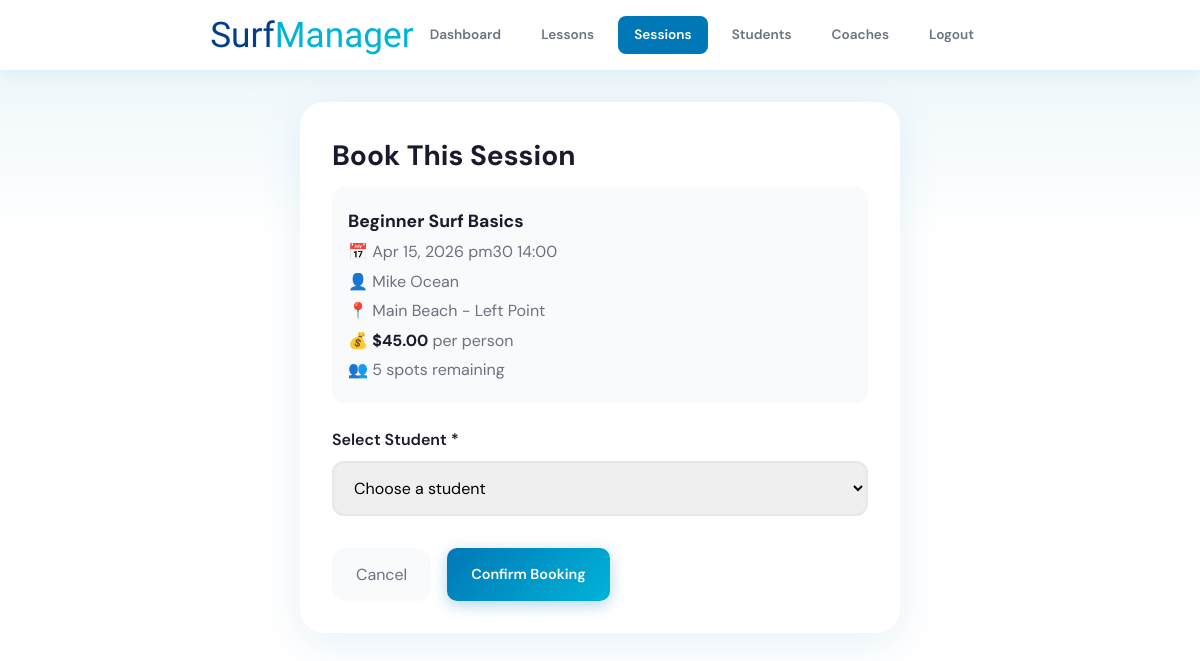
Screenshot of /sessions/book/2 (signed in) with the database file from the repository.
### tables this page shows
CREATE TABLE IF NOT EXISTS sessions (
    id INT AUTO_INCREMENT PRIMARY KEY,
    lesson_id INT,
    coach_id INT,
    datetime DATETIME NOT NULL,
    duration INT DEFAULT 60,
    location VARCHAR(255),
    price DECIMAL(10,2) DEFAULT 0.00,
    requirements TEXT,

    status ENUM('available', 'completed', 'cancelled') DEFAULT 'available',

    max_spots INT DEFAULT 8,
    spots_available INT DEFAULT 8,

    created_at TIMESTAMP DEFAULT CURRENT_TIMESTAMP,

    FOREIGN KEY (lesson_id) REFERENCES lessons(id) ON DELETE CASCADE,
    FOREIGN KEY (coach_id) REFERENCES coaches(id) ON DELETE CASCADE,

    CHECK (spots_available >= 0),
    CHECK (spots_available <= max_spots),

    INDEX (lesson_id),
    INDEX (coach_id),
    INDEX (datetime)
);

CREATE TABLE IF NOT EXISTS lessons (
    id INT AUTO_INCREMENT PRIMARY KEY,
    title VARCHAR(255) NOT NULL,
    description TEXT,
    level ENUM('Beginner', 'Intermediate', 'Advanced', 'Expert') DEFAULT 'Beginner',
    created_at TIMESTAMP DEFAULT CURRENT_TIMESTAMP
);

CREATE TABLE IF NOT EXISTS coaches (
    id INT AUTO_INCREMENT PRIMARY KEY,
    name VARCHAR(100) NOT NULL,
    email VARCHAR(100) NOT NULL UNIQUE,
    phone VARCHAR(20),
    speciality VARCHAR(255),
    experience INT DEFAULT 0,
    created_at TIMESTAMP DEFAULT CURRENT_TIMESTAMP
);

### app/Configs/Model.php (called while the page is built, shortened)
<?php
class Model {
    private $host = 'localhost';
    private $dbname = 'surfManager';
    private $dbuser = 'root';
    private $password = '';
    public function __construct() {
        try {
            $this->db = new PDO("mysql:host={$this->host};dbname={$this->dbname}", $this->dbuser, $this->password);
        } catch (PDOException $e) {
            die("Connection failed: " . $e->getMessage());
        }
    }
}

### app/Models/SessionModel.php (called while the page is built, shortened)
<?php
class SessionModel extends Model {
    public function getSession(int $id) {
        try {
            $query = 'SELECT s.*, l.title as lesson_title, l.description as lesson_description, l.level as lesson_level,
                      c.name as coach_name, c.email as coach_email, c.speciality as coach_speciality, c.experience as coach_experience
                      FROM sessions s
                      LEFT JOIN lessons l ON s.lesson_id = l.id
                      LEFT JOIN coaches c ON s.coach_id = c.id
                      WHERE s.id = :id';
            $stmt = $this->db->prepare($query);
            $stmt->bindParam(':id', $id);
            $stmt->execute();
            return $stmt->fetch(PDO::FETCH_ASSOC);
        } catch (Exception $e) {
            $this->error = true;
            return null;
        }
    }
}

### app/Views/admin/sessionBook.php (the view, shortened to what this page needs)
<!DOCTYPE html>
<html lang="en">
<head>
    <link rel="stylesheet" href="<?= $baseUrl ?>app/Views/css/surf-theme.css">
    <link rel="stylesheet" href="<?= $baseUrl ?>app/Views/css/sessionBook.css">
</head>
<body>
    <header>
        <div class="container header-content">
            <a href="<?= $baseUrl ?>dashboard" class="logo">Surf<span>Manager</span></a>
            <nav>
                <a href="<?= $baseUrl ?>dashboard">Dashboard</a>
                <a href="<?= $baseUrl ?>lessons">Lessons</a>
                <a href="<?= $baseUrl ?>sessions" class="active">Sessions</a>
                <a href="<?= $baseUrl ?>students">Students</a>
                <a href="<?= $baseUrl ?>coaches">Coaches</a>
                <a href="<?= $baseUrl ?>auth/logout">Logout</a>
            </nav>
        </div>
    </header>
    <main class="container form-page">
        <div class="form-card">
            <h1>Book This Session</h1>
            <div class="session-summary">
                <p><strong><?= htmlspecialchars($session['lesson_title']) ?></strong></p>
                <p>📅 <?= date('M d, Y at H:i', strtotime($session['datetime'])) ?></p>
                <p>👤 <?= htmlspecialchars($session['coach_name'] ?? 'TBD') ?></p>
                <p>📍 <?= htmlspecialchars($session['location']) ?></p>
                <p>💰 <strong>$<?= number_format($session['price'], 2) ?></strong> per person</p>
                <p>👥 <?= $session['spots_available'] ?> spots remaining</p>
            </div>
            <form action="<?= $baseUrl ?>sessions/book/<?= $session['id'] ?>" method="POST">
                <div class="form-group">
                    <label for="student_id">Select Student *</label>
                    <select id="student_id" name="student_id" required>
                        <option value="">Choose a student</option>
                    </select>
                </div>
                <div class="form-actions">
                    <a href="<?= $baseUrl ?>sessions/<?= $session['id'] ?>" class="btn-back">Cancel</a>
                    <button type="submit" class="btn btn-primary">Confirm Booking</button>
                </div>
            </form>
        </div>
    </main>
</body>
</html>

### router/index.php (shortened to what this page needs)
<?php
class Router {
    private $routes = [];
    public function get($pattern, $callback) {
        $this->routes[] = [
            'method' => 'GET',
            'pattern' => $pattern,
            'callback' => $callback
        ];
    }
    public function post($pattern, $callback) {
        $this->routes[] = [
            'method' => 'POST',
            'pattern' => $pattern,
            'callback' => $callback
        ];
    }
    public function run() {
        $basePath = '/surfManager';
        $path = parse_url($_SERVER['REQUEST_URI'], PHP_URL_PATH);
        $currentUrl = trim(str_replace($basePath, '', $path), '/');
        $requestMethod = $_SERVER['REQUEST_METHOD'];
        foreach ($this->routes as $route) {
            if ($route['method'] !== $requestMethod) continue;
            $patternRegex = preg_replace_callback('#\{([\w]+)\}#', function($matches) {
                return '(?P<' . $matches[1] . '>\d+)';
            }, $route['pattern']);
            if (preg_match("#^$patternRegex$#", $currentUrl, $matches)) {
                $params = [];
                foreach ($matches as $key => $value) {
                    if (is_string($key)) $params[$key] = (int)$value;
                }
                [$class, $method] = $route['callback'];
                $controller = new $class();
                call_user_func_array([$controller, $method], $params);
                return;
            }
        }
    }
}
$router = new Router();
$router->get('home', [HomeController::class, 'show']);
$router->get('', [HomeController::class, 'show']);
$router->get('login', [AuthController::class, 'login']);
$router->post('auth/login', [AuthController::class, 'login']);
$router->get('signup', [AuthController::class, 'signup']);
$router->post('auth/signup', [AuthController::class, 'signup']);
$router->get('auth/logout', [AuthController::class, 'logout']);
if (isset($_SESSION['user'])) {
    if ($_SESSION['user']['role'] === 'admin') {
        $router->get('dashboard', [DashboardController::class, 'index']);
        $router->get('lessons', [LessonsController::class, 'index']);
        $router->get('lessons/{id}', [LessonsController::class, 'show']);
        $router->get('lessons/add', [LessonsController::class, 'add']);
        $router->post('lessons/add', [LessonsController::class, 'add']);
        $router->get('lessons/edit/{id}', [LessonsController::class, 'edit']);
        $router->post('lessons/edit/{id}', [LessonsController::class, 'edit']);
        $router->post('lessons/delete/{id}', [LessonsController::class, 'delete']);
        $router->get('sessions', [SessionsController::class, 'index']);
        $router->get('sessions/{id}', [SessionsController::class, 'show']);
        $router->get('sessions/add', [SessionsController::class, 'add']);
        $router->post('sessions/add', [SessionsController::class, 'add']);
        $router->get('sessions/edit/{id}', [SessionsController::class, 'edit']);
        $router->post('sessions/edit/{id}', [SessionsController::class, 'edit']);
        $router->post('sessions/delete/{id}', [SessionsController::class, 'delete']);
        $router->get('sessions/book/{id}', [BookingController::class, 'book']);
        $router->post('sessions/book/{id}', [BookingController::class, 'book']);
        $router->post('sessions/cancel/{assignmentId}/{sessionId}', [BookingController::class, 'cancelBooking']);
        $router->get('students', [StudentsController::class, 'index']);
        $router->get('students/{id}', [StudentsController::class, 'show']);
        $router->get('students/edit/{id}', [StudentsController::class, 'edit']);
        $router->post('students/edit/{id}', [StudentsController::class, 'edit']);
        $router->post('students/level/{id}', [StudentsController::class, 'updateLevel']);
        $router->post('students/payment/{assignmentId}/{studentId}', [StudentsController::class, 'updatePayment']);
        $router->get('coaches', [CoachController::class, 'index']);
        $router->get('coaches/add', [CoachController::class, 'add']);
        $router->post('coaches/add', [CoachController::class, 'add']);
        $router->post('coaches/delete/{id}', [CoachController::class, 'delete']);
        $router->get('profile', [ProfileController::class, 'profile']);
    }
}
$router->run();

### app/Views/css/surf-theme.css (style rules this page uses)
:root { --white: #ffffff; --off-white: #f8fafb; --ocean-blue: #0077b6; --ocean-light: #00b4d8; --ocean-deep: #023e8a; --sea-foam: #90e0ef; --sand: #f5f0e8; --text-dark: #1a1a2e; --text-gray: #6b7280; --shadow: rgba(0, 119, 182, 0.1); }
* { margin: 0; padding: 0; box-sizing: border-box; }
body { font-family: 'DM Sans', sans-serif; background: linear-gradient(180deg, #e8f4f8 0%, var(--white) 30%); color: var(--text-dark); min-height: 100vh; line-height: 1.6; }
.container { max-width: 1200px; margin: 0 auto; padding: 0 1.5rem; }
header { background: var(--white); height: 70px; padding: 0; display: flex; align-items: center; box-shadow: 0 2px 20px var(--shadow); position: sticky; top: 0; z-index: 100; }
.logo { font-family: 'Allison', cursive; font-size: 1.8rem; color: var(--ocean-deep); text-decoration: none; }
header { background: var(--white); padding: 1rem 0; box-shadow: 0 2px 20px var(--shadow); position: sticky; top: 0; z-index: 100; }
.header-content { display: flex; justify-content: space-between; align-items: center; }
.logo { font-family: 'Allison', cursive; font-size: 2.2rem; color: var(--ocean-deep); text-decoration: none; }
.logo span { color: var(--ocean-light); }
nav { display: flex; align-items: center; gap: 0.5rem; }
nav a { padding: 0.5rem 1rem; color: var(--text-gray); text-decoration: none; font-weight: 600; font-size: 0.85rem; border-radius: 8px; transition: all 0.3s ease; }
nav a.active { color: var(--white); background: var(--ocean-blue); }
main { padding: 1.5rem 0; }
.btn { padding: 0.7rem 1.5rem; border: none; border-radius: 10px; font-size: 0.9rem; font-weight: 600; font-family: inherit; cursor: pointer; transition: all 0.3s ease; display: inline-flex; align-items: center; gap: 0.5rem; text-decoration: none; }
.btn-primary { background: linear-gradient(135deg, var(--ocean-blue) 0%, var(--ocean-light) 100%); color: var(--white); box-shadow: 0 4px 15px rgba(0, 119, 182, 0.3); }

### app/Views/css/sessionBook.css (style rules this page uses)
.form-page { padding: 2rem 0; }
.form-card { background: var(--white); border-radius: 24px; padding: 2rem; max-width: 600px; margin: 0 auto; box-shadow: 0 10px 40px var(--shadow); }
.form-card h1 { font-size: 1.75rem; color: var(--text-dark); margin-bottom: 0.5rem; }
.session-summary { background: var(--off-white); padding: 1rem; border-radius: 12px; margin-bottom: 1.5rem; }
.session-summary p { margin: 0.25rem 0; color: var(--text-gray); }
.session-summary p:first-child { font-size: 1.1rem; }
.session-summary strong { color: var(--text-dark); }
.form-group { margin-bottom: 1.5rem; }
.form-group label { display: block; font-weight: 600; color: var(--text-dark); margin-bottom: 0.5rem; }
.form-group input, .form-group select { width: 100%; padding: 0.875rem 1rem; border: 2px solid #e5e7eb; border-radius: 12px; font-size: 1rem; font-family: inherit; transition: all 0.3s ease; }
.form-actions { display: flex; gap: 1rem; margin-top: 2rem; }
.btn-back { background: var(--off-white); color: var(--text-gray); padding: 0.875rem 1.5rem; border-radius: 14px; text-decoration: none; display: inline-flex; align-items: center; transition: all 0.3s ease; }

### rows the page displays
sessions: lesson.title "Beginner Surf Basics", datetime "Apr 15, 2026 pm30 14:00", coach.name "Mike Ocean", location "Main Beach - Left Point", price "45.00", spots_available "5"
